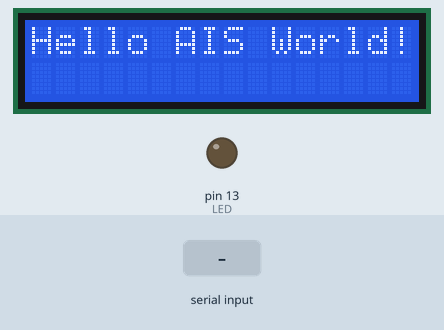
The sketch below on a simulated Arduino Uno, built with avr-gcc and run on an emulated ATmega328P. On the bench: 16×2 character LCD, output pins drawn as LEDs (lit = HIGH). The inputs (shaded band) are chosen by the test bench. What the sketch prints to the serial monitor is not drawn.

Above: at 0.1 s.
At 2.2 s:
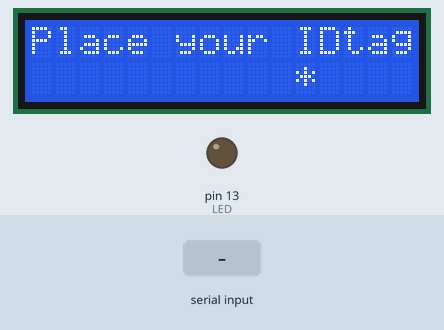
2.3 s: "1" received over the second serial link
At 9.63 s:
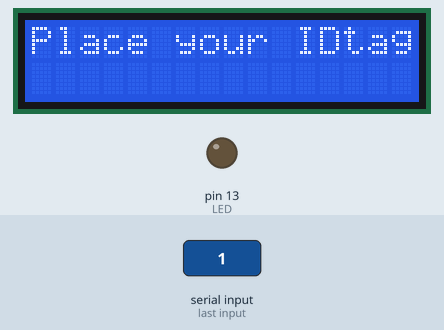
Timing chart, 0 to 10.1 s (numbered marks = the images above; inputs shaded):
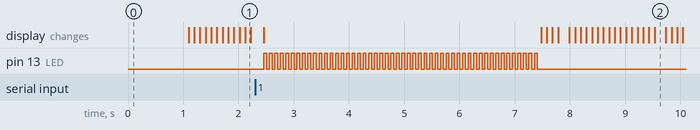

The sketch:

nametag_AISVN2.ino
```cpp
#include <SoftwareSerial.h>
#include <Wire.h>
#include <hd44780.h>
#include <hd44780ioClass/hd44780_I2Cexp.h> // include i/o class header

SoftwareSerial RFID(2, 3); // RX and TX

int data1 = 0;
int ok = -1;
int LED = 13;
int y = 0;

int tag1[14] = {2,48,49,48,70,65,66,49,70,52,50,70,55,3}; //mk
int tag2[14] = {2,50,49,48,48,50,52,53,69,56,68,68,53,3}; //pl
int tag3[14] = {2,3}; // Katie
int tag4[14] = {2,3}; // Luke - Grandmaster of Procratination
int newtag[14] = { 0,0,0,0,0,0,0,0,0,0,0,0,0,0}; // used for read comparisons

hd44780_I2Cexp lcd; // declare lcd object: auto locate & config display for hd44780 chip

void setup()
{
  RFID.begin(9600);     // start serial to RFID reader
  Serial.begin(57600);  // start serial to PC
  pinMode(LED, OUTPUT); // for status LED
  // initialize LCD with number of columns and rows:
  lcd.begin(16, 2);

  // Print a message to the LCD
  lcd.print("Hello AIS World!");
  lcd.setCursor(0,0);
  delay(1000);
  lcd.print("Place your IDtag");
  Serial.println("Ready to read your RFID tags:");
}

boolean comparetag(int aa[14], int bb[14])
{
  boolean ff = false;
  int fg = 0;
  for (int cc = 0 ; cc < 14 ; cc++)
  {
    if (aa[cc] == bb[cc])
    {
      fg++;
    }
  }
  if (fg == 14)
  {
    ff = true;
  }
  return ff;
}

void checkmytags() // compares each tag against the tag just read
{
  ok = 0; // this variable helps decision-making,
  // if it is 1 we have a match, zero is a read but no match,
  // -1 is no read attempt made
  if (comparetag(newtag, tag1) == true) { ok = 1; }
  if (comparetag(newtag, tag2) == true) { ok = 2; }
}

void readTags()
{
  ok = -1;

  if (RFID.available() > 0)
  {
    // read tag numbers
    delay(100); // needed to allow time for the data to come in from the serial buffer.

    for (int z = 0 ; z < 14 ; z++) // read the rest of the tag
    {
      data1 = RFID.read();
      newtag[z] = data1;
    }
    while(RFID.read() != -1) { }   // prevent double readings

    // do the tags match up?
    checkmytags();
  }

  // now do something based on tag type
  if (ok > 0) // if we had a match
  {
    Serial.print("User: ");
    Serial.print(ok);
    Serial.println(" - Accepted");
    digitalWrite(LED, HIGH);
    lcd.clear();
    if (ok == 1) {
      lcd.setCursor(0, 0);
      lcd.print("    Master of   "); // hard coded is not perfect, but string causes errors in display
      lcd.setCursor(0, 1);
      lcd.print(" the Makerspace ");
    }
    if (ok == 2) {
      lcd.setCursor(0, 0);
      lcd.print("   Le  Nguyen   ");
      lcd.setCursor(0, 1);
      lcd.print("  Xuan Phuong   ");
    }
    delay(2000);
    digitalWrite(LED, LOW);
    lcd.setCursor(0,0);
    lcd.print("Place your IDtag");
    while(RFID.read() != -1) { }   // prevent double readings
    ok = -1;
  }
  else if (ok == 0) // if we didn't have a match
  {
    Serial.print("ID read: ");
    // clear lcd
    lcd.clear();
    lcd.setCursor(2, 0);
    for (int z = 1 ; z < 14 ; z++) // print card id
    {
      Serial.print(newtag[z]);
      lcd.print(newtag[z]);
      if(z == 6) {
        lcd.setCursor(2, 1);
      }
    }
    Serial.println(" - Rejected");
    for (int z = 0 ; z < 50 ; z++) // blink for 5 seconds
    {
         digitalWrite(LED, HIGH);
         delay(50);
         digitalWrite(LED, LOW);
         delay(50);
    }
    lcd.setCursor(0,0);
    lcd.print("Place your IDtag");
    while(RFID.read() != -1) { }   // prevent double readings
    // RFID.flush(); // stops multiple reads - flush has a different intention and does not work
    ok = -1;
  }
}

void loop()
{
  readTags();
  lcd.setCursor(y, 1);
  lcd.print(" *");
  y++;
  delay(100);
  if( y > 16 ) y = 0 ;
}
```

Measured:
- after the input at 2.3 s, pin 13 (LED): alternates HIGH for 0.05 s and LOW for 0.05 s, 100 changes in all, then stays LOW, starting after 0.16 s; the display: first changes after 0.16 s (image 2 shows a later state)
